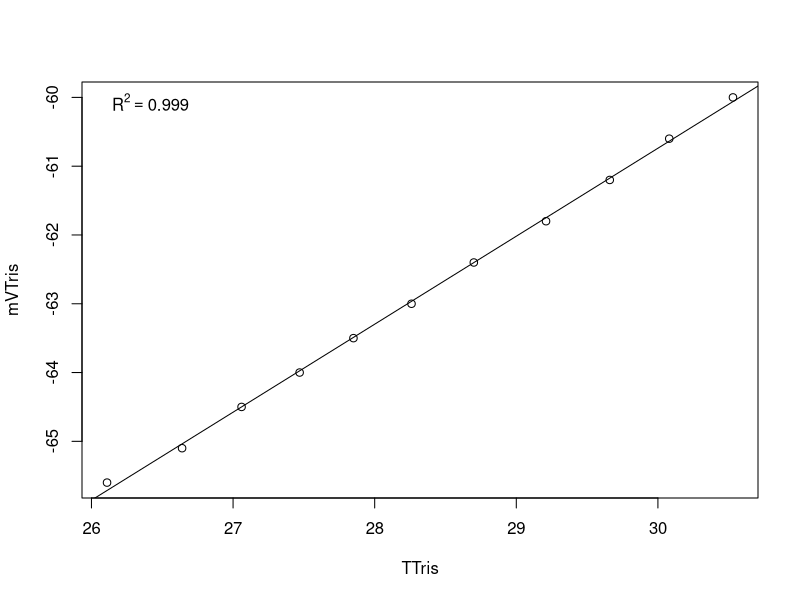

R code for this plot:
setwd("~/MyProjects/HIMB_Bleaching_2018/pH_Calibration_Files/") #set working directory

Calib.Data <-read.table("20180811.csv", header=TRUE, sep=",", na.string="NA", as.is=TRUE) #reads in the data files
model <-lm(mVTris ~ TTris, data=Calib.Data) #runs a linear regression of mV as a function of temperature
coe <- coef(model) #extracts the coeffecients
R2<-summary(model)$r.squared
plot(mVTris ~ TTris, data=Calib.Data)
abline(lm(mVTris ~ TTris, data=Calib.Data))
legend('topleft', legend = bquote(R^2 == .(format(R2, digits = 3))), bty='n')
